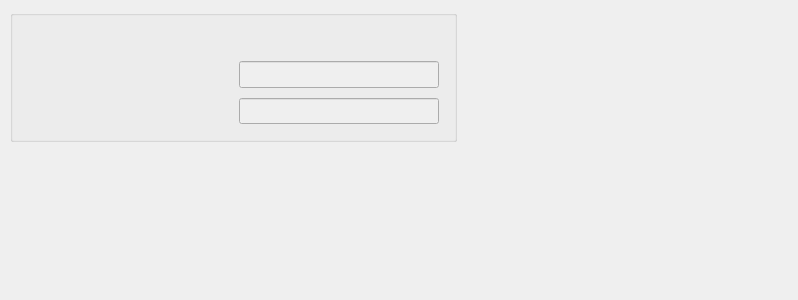
<?xml version="1.0" encoding="UTF-8"?>
<ui version="4.0">
 <class>ConfigPage</class>
 <widget class="QWidget" name="ConfigPage">
  <property name="geometry">
   <rect>
    <x>0</x>
    <y>0</y>
    <width>798</width>
    <height>300</height>
   </rect>
  </property>
  <property name="windowTitle">
   <string>Form</string>
  </property>
  <widget class="ISTAR::GUI::GroupBox" name="gb_license">
   <property name="geometry">
    <rect>
     <x>10</x>
     <y>10</y>
     <width>447</width>
     <height>132</height>
    </rect>
   </property>
   <property name="title">
    <string/>
   </property>
   <layout class="QGridLayout" name="gridLayout_3">
    <property name="leftMargin">
     <number>15</number>
    </property>
    <property name="topMargin">
     <number>45</number>
    </property>
    <property name="rightMargin">
     <number>15</number>
    </property>
    <property name="bottomMargin">
     <number>15</number>
    </property>
    <property name="spacing">
     <number>10</number>
    </property>
    <item row="0" column="0">
     <widget class="QLabel" name="lbl_LicenseDate_MCtrl">
      <property name="sizePolicy">
       <sizepolicy hsizetype="Preferred" vsizetype="Preferred">
        <horstretch>0</horstretch>
        <verstretch>0</verstretch>
       </sizepolicy>
      </property>
      <property name="text">
       <string/>
      </property>
      <property name="alignment">
       <set>Qt::AlignCenter</set>
      </property>
     </widget>
    </item>
    <item row="0" column="1">
     <widget class="QLineEdit" name="led_LicenseDate_MCtrl">
      <property name="enabled">
       <bool>false</bool>
      </property>
      <property name="sizePolicy">
       <sizepolicy hsizetype="Preferred" vsizetype="Fixed">
        <horstretch>0</horstretch>
        <verstretch>0</verstretch>
       </sizepolicy>
      </property>
      <property name="maximumSize">
       <size>
        <width>16777215</width>
        <height>150</height>
       </size>
      </property>
      <property name="font">
       <font>
        <family>Agency FB</family>
        <pointsize>14</pointsize>
       </font>
      </property>
      <property name="alignment">
       <set>Qt::AlignCenter</set>
      </property>
     </widget>
    </item>
    <item row="1" column="0">
     <widget class="QLabel" name="lbl_LicenseDate_GUI">
      <property name="sizePolicy">
       <sizepolicy hsizetype="Preferred" vsizetype="Preferred">
        <horstretch>0</horstretch>
        <verstretch>0</verstretch>
       </sizepolicy>
      </property>
      <property name="text">
       <string/>
      </property>
      <property name="alignment">
       <set>Qt::AlignCenter</set>
      </property>
     </widget>
    </item>
    <item row="1" column="1">
     <widget class="QLineEdit" name="led_LicenseDate_GUI">
      <property name="enabled">
       <bool>false</bool>
      </property>
      <property name="sizePolicy">
       <sizepolicy hsizetype="Preferred" vsizetype="Fixed">
        <horstretch>0</horstretch>
        <verstretch>0</verstretch>
       </sizepolicy>
      </property>
      <property name="maximumSize">
       <size>
        <width>16777215</width>
        <height>150</height>
       </size>
      </property>
      <property name="font">
       <font>
        <family>Agency FB</family>
        <pointsize>14</pointsize>
       </font>
      </property>
      <property name="alignment">
       <set>Qt::AlignCenter</set>
      </property>
     </widget>
    </item>
   </layout>
  </widget>
 </widget>
 <customwidgets>
  <customwidget>
   <class>ISTAR::GUI::GroupBox</class>
   <extends>QGroupBox</extends>
   <header>groupbox/groupbox.h</header>
   <container>1</container>
  </customwidget>
 </customwidgets>
 <resources/>
 <connections/>
</ui>
